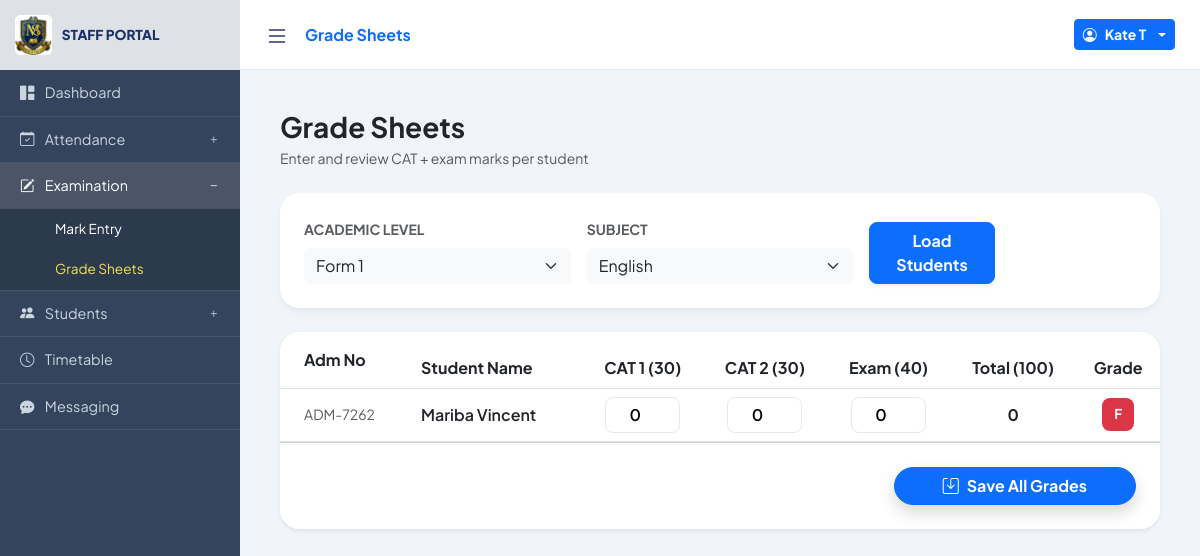
The page /lecturer/grade_sheets.php (signed in) on the database its author committed.
### tables this page shows
CREATE TABLE `teachers` (
  `teacher_id` int NOT NULL,
  `user_id` int NOT NULL,
  `employee_id` varchar(50) DEFAULT NULL,
  `full_name` varchar(100) NOT NULL,
  `email` varchar(100) NOT NULL,
  `phone` varchar(20) DEFAULT NULL,
  `qualification` varchar(255) DEFAULT NULL,
  `experience` varchar(50) DEFAULT NULL,
  `assigned_form` varchar(50) DEFAULT NULL,
  `assigned_subject` varchar(100) DEFAULT NULL,
  `subject_id` int DEFAULT NULL,
  `status` enum('Active','Inactive') DEFAULT 'Active',
  `created_at` timestamp NULL DEFAULT CURRENT_TIMESTAMP
);

CREATE TABLE `classes` (
  `class_id` int NOT NULL,
  `name` varchar(50) NOT NULL,
  `level` enum('Primary','Secondary') NOT NULL,
  `curriculum` enum('CBC','8-4-4') NOT NULL,
  `sort_order` int NOT NULL
);

CREATE TABLE `students` (
  `student_id` int NOT NULL,
  `user_id` int NOT NULL,
  `adm_no` varchar(20) DEFAULT NULL,
  `full_name` varchar(100) NOT NULL,
  `gender` enum('Male','Female','Other') DEFAULT NULL,
  `form` varchar(20) DEFAULT NULL,
  `email` varchar(100) DEFAULT NULL,
  `dob` date DEFAULT NULL,
  `address` varchar(255) DEFAULT NULL,
  `password` varchar(255) DEFAULT NULL,
  `parent_name` varchar(100) DEFAULT NULL,
  `parent_contact` varchar(20) DEFAULT NULL,
  `status` enum('Active','Suspended','Graduated') DEFAULT 'Active',
  `created_at` timestamp NULL DEFAULT CURRENT_TIMESTAMP
);

### lecturer/grade_sheets.php (the view, shortened to what this page needs)
<?php
include('../database/db_connect.php');
$staff_id = (int) $_SESSION['user_id'];
$staff_query = $conn->query("SELECT full_name, assigned_form, assigned_subject FROM teachers WHERE teacher_id = $staff_id");
$staff_data = $staff_query->fetch_assoc() ?: [];
$assigned_form         = $staff_data['assigned_form']    ?? '';
$assigned_subject_name = $staff_data['assigned_subject'] ?? '';
$form_filter    = $_GET['form']    ?? $assigned_form;
$subject_filter = $_GET['subject'] ?? $assigned_subject_name;
$forms_result = mysqli_query($conn, "SELECT name FROM classes ORDER BY sort_order");
$subjects_result = mysqli_query($conn, "SELECT subject_name FROM subjects ORDER BY subject_name ASC");
$subjects_list = [];
while ($s = mysqli_fetch_assoc($subjects_result)) $subjects_list[] = $s['subject_name'];
$students = [];
if ($form_filter && $subject_filter) {
    $stmt = $conn->prepare("
        SELECT s.student_id, s.full_name, s.adm_no,
               g.cat1, g.cat2, g.exam, g.total, g.grade
        FROM students s
        LEFT JOIN grades g ON s.student_id = g.student_id AND g.subject_name = ?
        WHERE TRIM(s.form) = ?
        ORDER BY s.full_name ASC
    ");
    $stmt->bind_param("ss", $subject_filter, $form_filter);
    $stmt->execute();
    $res = $stmt->get_result();
    while ($row = $res->fetch_assoc()) $students[] = $row;
}
?>
<!DOCTYPE html>
<html lang="en">
<head>
    <link href="https://cdn.jsdelivr.net/npm/bootstrap@5.3.0/dist/css/bootstrap.min.css" rel="stylesheet">
    <link rel="stylesheet" href="https://cdn.jsdelivr.net/npm/bootstrap-icons@1.11.0/font/bootstrap-icons.css">
</head>
<body>
<?php include('includes/sidebar.php'); ?>
<?php include('includes/topbar.php'); ?>
<main class="main-content">
    <div class="d-flex justify-content-between align-items-center mb-4">
        <div>
            <h3 class="fw-bold mb-1">Grade Sheets</h3>
            <p class="text-muted small mb-0">Enter and review CAT + exam marks per student</p>
        </div>
    </div>
    <div class="card p-4 mb-4">
        <form method="GET" class="row g-3 align-items-end">
            <div class="col-md-4">
                <label class="form-label small fw-bold text-muted text-uppercase">Academic Level</label>
                <select name="form" class="form-select border-0 bg-light" required>
                    <?php while ($f = mysqli_fetch_assoc($forms_result)): ?>
                        <option value="<?php echo htmlspecialchars($f['name']); ?>"
                            <?php echo ($form_filter == $f['name']) ? 'selected' : ''; ?>>
                            <?php echo htmlspecialchars($f['name']); ?>
                        </option>
                    <?php endwhile; ?>
                </select>
            </div>
            <div class="col-md-4">
                <label class="form-label small fw-bold text-muted text-uppercase">Subject</label>
                <select name="subject" class="form-select border-0 bg-light" required>
                    <?php foreach ($subjects_list as $subj): ?>
                        <option value="<?php echo htmlspecialchars($subj); ?>"
                            <?php echo ($subject_filter == $subj) ? 'selected' : ''; ?>>
                            <?php echo htmlspecialchars($subj); ?>
                        </option>
                    <?php endforeach; ?>
                </select>
            </div>
            <div class="col-md-2">
                <button type="submit" class="btn btn-primary w-100 rounded-3 shadow-sm fw-bold">Load Students</button>
            </div>
        </form>
    </div>
    <?php if ($form_filter && $subject_filter && !empty($students)): ?>
    <form action="save_grades.php" method="POST">
        <div class="card shadow-sm overflow-hidden">
            <div class="table-responsive">
                <table class="table align-middle mb-0">
                    <thead class="bg-light">
                        <tr>
                            <th class="ps-4 py-3">Adm No</th>
                            <th>Student Name</th>
                            <th class="text-center">CAT 1 (30)</th>
                            <th class="text-center">CAT 2 (30)</th>
                            <th class="text-center">Exam (40)</th>
                            <th class="text-center">Total (100)</th>
                            <th class="text-center">Grade</th>
                        </tr>
                    </thead>
                    <tbody>
                        <?php foreach ($students as $student): ?>
                        <tr>
                            <td class="ps-4 small text-muted"><?php echo htmlspecialchars($student['adm_no'] ?? ''); ?></td>
                            <td>
                                <span class="fw-semibold"><?php echo htmlspecialchars($student['full_name'] ?? ''); ?></span>
                            </td>
                            <td class="text-center"><input type="number" name="cat1[]" class="mark-input" max="30" min="0" value="<?php echo (float)($student['cat1'] ?? 0); ?>" oninput="calc(this)"></td>
                            <td class="text-center"><input type="number" name="cat2[]" class="mark-input" max="30" min="0" value="<?php echo (float)($student['cat2'] ?? 0); ?>" oninput="calc(this)"></td>
                            <td class="text-center"><input type="number" name="exam[]" class="mark-input" max="40" min="0" value="<?php echo (float)($student['exam'] ?? 0); ?>" oninput="calc(this)"></td>
                            <td class="text-center fw-bold total-val"><?php echo (float)($student['total'] ?? 0); ?></td>
                            <td class="text-center">
                                <?php
                                    $g = $student['grade'] ?? 'F';
                                    $c = in_array($g, ['A','B']) ? 'bg-success' : (in_array($g, ['C','D']) ? 'bg-warning' : 'bg-danger');
                                ?>
                                <span class="grade-badge text-white <?php echo $c; ?>"><?php echo htmlspecialchars($g); ?></span>
                            </td>
                        </tr>
                        <?php endforeach; ?>
                    </tbody>
                </table>
            </div>
            <div class="card-footer bg-white p-4 text-end">
                <button type="submit" name="save_marks" class="btn btn-primary rounded-pill px-5 shadow fw-bold">
                    <i class="bi bi-save me-2"></i>Save All Grades
                </button>
            </div>
        </div>
    </form>
    <?php endif; ?>
</main>
</body>
</html>

### lecturer/grade_sheets.php (style rules this page uses)
:root { --sidebar-bg: #34445c; --submenu-bg: #2c3a4d; --primary-blue: #1a3066; --sidebar-width: 240px; }
body { font-family: 'Plus Jakarta Sans', sans-serif; background-color: #f1f5f9; margin:0; overflow-x: hidden; transition: all 0.3s; }
.main-content { margin-left: var(--sidebar-width); padding: 40px; transition: all 0.3s ease; }
.card { border: none; border-radius: 20px; box-shadow: 0 4px 6px rgba(0,0,0,0.05); }
.mark-input { width: 75px; border-radius: 8px; border: 1px solid #e2e8f0; padding: 5px; text-align: center; font-weight: 600; }
.grade-badge { padding: 6px 12px; border-radius: 8px; font-weight: 700; font-size: 0.85rem; display: inline-block; }

### rows shown on the page
teachers: form "Form 1", subject "English"
students: adm_no "ADM-7262", full_name "Mariba Vincent", cat1 "0", cat2 "0", exam "0", total "0", g "F"

### other values the page prints
$extra_label "Grade Sheets"
$staff_display_name "Kate T"
